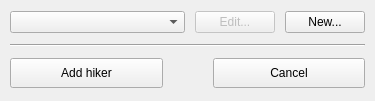
<?xml version="1.0" encoding="UTF-8"?>
<ui version="4.0">
 <class>AddHikerDialog</class>
 <widget class="QDialog" name="AddHikerDialog">
  <property name="geometry">
   <rect>
    <x>0</x>
    <y>0</y>
    <width>375</width>
    <height>101</height>
   </rect>
  </property>
  <property name="sizePolicy">
   <sizepolicy hsizetype="Preferred" vsizetype="Fixed">
    <horstretch>0</horstretch>
    <verstretch>0</verstretch>
   </sizepolicy>
  </property>
  <property name="minimumSize">
   <size>
    <width>375</width>
    <height>0</height>
   </size>
  </property>
  <property name="windowTitle">
   <string>Add hiker to ascent</string>
  </property>
  <layout class="QVBoxLayout" name="verticalLayout">
   <property name="spacing">
    <number>10</number>
   </property>
   <property name="leftMargin">
    <number>10</number>
   </property>
   <property name="topMargin">
    <number>10</number>
   </property>
   <property name="rightMargin">
    <number>10</number>
   </property>
   <property name="bottomMargin">
    <number>10</number>
   </property>
   <item>
    <layout class="QHBoxLayout" name="hikerSelectionLayout">
     <property name="spacing">
      <number>10</number>
     </property>
     <item>
      <widget class="QComboBox" name="hikerCombo">
       <property name="sizePolicy">
        <sizepolicy hsizetype="MinimumExpanding" vsizetype="Fixed">
         <horstretch>0</horstretch>
         <verstretch>0</verstretch>
        </sizepolicy>
       </property>
       <property name="minimumSize">
        <size>
         <width>150</width>
         <height>0</height>
        </size>
       </property>
       <property name="placeholderText">
        <string>Select</string>
       </property>
      </widget>
     </item>
     <item>
      <widget class="QPushButton" name="editHikerButton">
       <property name="enabled">
        <bool>false</bool>
       </property>
       <property name="text">
        <string>Edit...</string>
       </property>
       <property name="icon">
        <iconset>
         <normaloff>:/icons/hiker.svg</normaloff>:/icons/hiker.svg</iconset>
       </property>
      </widget>
     </item>
     <item>
      <widget class="QPushButton" name="newHikerButton">
       <property name="sizePolicy">
        <sizepolicy hsizetype="Fixed" vsizetype="Fixed">
         <horstretch>0</horstretch>
         <verstretch>0</verstretch>
        </sizepolicy>
       </property>
       <property name="text">
        <string>New...</string>
       </property>
       <property name="icon">
        <iconset>
         <normaloff>:/icons/hiker.svg</normaloff>:/icons/hiker.svg</iconset>
       </property>
      </widget>
     </item>
    </layout>
   </item>
   <item>
    <widget class="Line" name="bottomLine">
     <property name="orientation">
      <enum>Qt::Orientation::Horizontal</enum>
     </property>
    </widget>
   </item>
   <item>
    <layout class="QHBoxLayout" name="bottomButtonLayout">
     <property name="spacing">
      <number>50</number>
     </property>
     <item>
      <widget class="QPushButton" name="okButton">
       <property name="sizePolicy">
        <sizepolicy hsizetype="MinimumExpanding" vsizetype="Fixed">
         <horstretch>0</horstretch>
         <verstretch>0</verstretch>
        </sizepolicy>
       </property>
       <property name="minimumSize">
        <size>
         <width>100</width>
         <height>30</height>
        </size>
       </property>
       <property name="text">
        <string>Add hiker</string>
       </property>
      </widget>
     </item>
     <item>
      <widget class="QPushButton" name="cancelButton">
       <property name="sizePolicy">
        <sizepolicy hsizetype="MinimumExpanding" vsizetype="Fixed">
         <horstretch>0</horstretch>
         <verstretch>0</verstretch>
        </sizepolicy>
       </property>
       <property name="minimumSize">
        <size>
         <width>100</width>
         <height>30</height>
        </size>
       </property>
       <property name="text">
        <string>Cancel</string>
       </property>
      </widget>
     </item>
    </layout>
   </item>
  </layout>
 </widget>
 <resources/>
 <connections/>
</ui>
